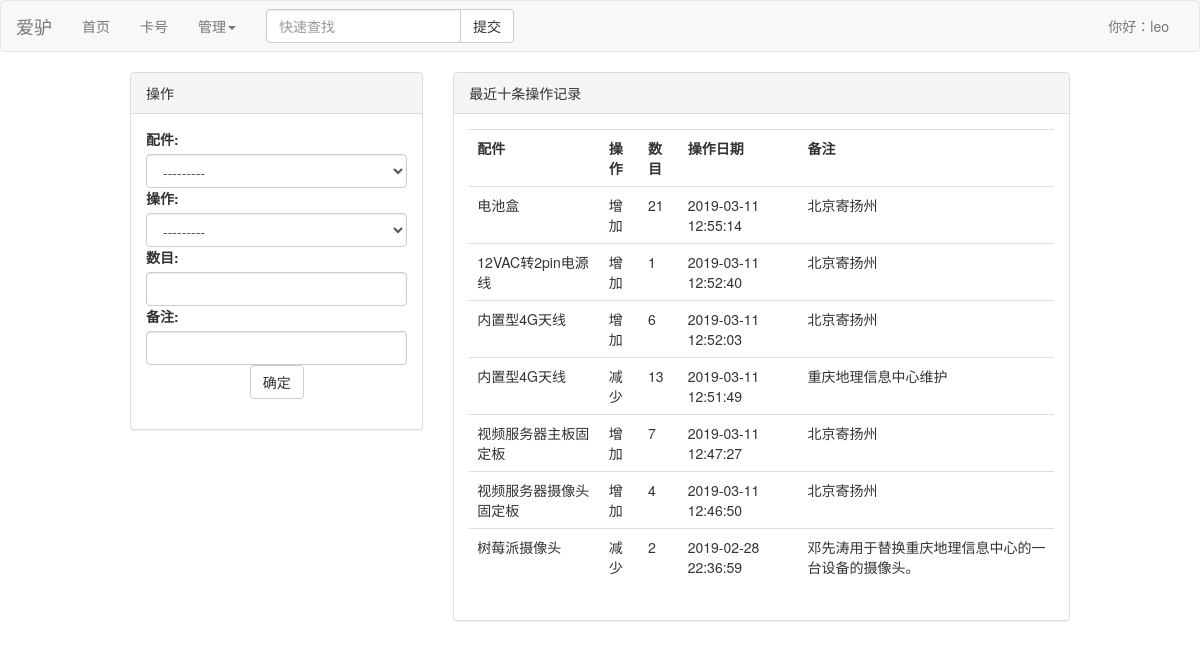
/operate/ (signed in), run on an earlier commit of the app's database.
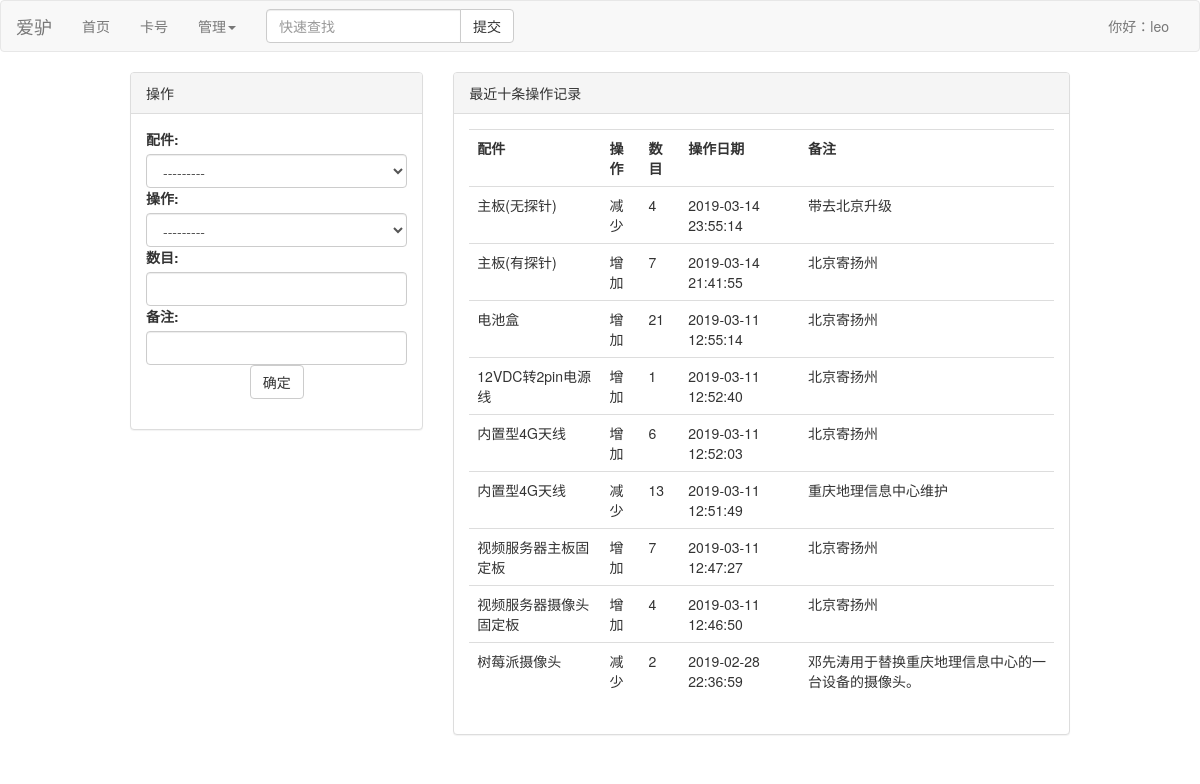
And on a later commit of the database.
### store/models.py (models this page shows, shortened)
class Operation(models.Model):
    OPERATIONS = (('plus', '增加'), ('minus', '减少'))
    item = models.ForeignKey(Item, on_delete=models.DO_NOTHING, verbose_name='配件')
    operate = models.CharField(max_length=8, choices=OPERATIONS, verbose_name='操作')
    num = models.IntegerField(verbose_name='数目')
    operated_time = models.DateTimeField(auto_now_add=True, verbose_name='操作日期')
    note = models.CharField(max_length=128, verbose_name='备注')
    class Meta:
        verbose_name = '操作记录'
        verbose_name_plural = verbose_name
        ordering = ('-operated_time',)

class Item(models.Model):
    CHOICES = (('YZ', '扬州'), ('BJ', '北京'), ('CQ', '重庆'))
    name = models.CharField(max_length=30, verbose_name='配件名')
    qty = models.IntegerField(verbose_name='数量')
    city = models.CharField(max_length=8, choices=CHOICES, verbose_name='城市')
    who_does = models.ForeignKey(User, on_delete=models.DO_NOTHING, verbose_name='操作人')
    note = models.CharField(max_length=128, verbose_name='备注')
    modify_date = models.DateTimeField(auto_now=True, verbose_name='修改日期')
    def __str__(self):
        return self.name
    class Meta:
        verbose_name = "配件"
        verbose_name_plural = verbose_name
        ordering=['qty']

### store/views.py (the view)
# urls.py: path('operate/', views.do_operate, name='do_operate'),
@login_required
def do_operate(request):
    operations = Operation.objects.all()[:10]
    if request.method == 'POST':
        operate_form = OperateForm(request.POST)
        if operate_form.is_valid():
            operate_item = operate_form.cleaned_data['item']
            operate = operate_form.cleaned_data['operate']
            num = operate_form.cleaned_data['num']
            note = operate_form.cleaned_data['note']
            item = Item.objects.get(name=operate_item)
            item_qty = item.qty
            if operate == 'plus':
                item.qty += num
                item.save()
                operation = {
                    'item': operate_item,
                    'operate': operate,
                    'num': num,
                    'note': note,
                }
                Operation.objects.create(**operation)
            else:
                if num > item_qty:
                    messages.warning(request, '减少数量不能大于库存')
                else:
                    item.qty -= num
                    item.save()
                    operation = {
                        'item': operate_item,
                        'operate': operate,
                        'num': num,
                        'note': note,
                    }
                    Operation.objects.create(**operation)
    else:
        operate_form = OperateForm()
    context = {
        'operations': operations,
        'operate_form': operate_form,
    }
    return render(request, 'store/operate.html', context)

### store/forms.py
class OperateForm(forms.ModelForm):
    class Meta:
        model = Operation
        fields = ('item', 'operate', 'num', 'note')
        widgets = {
            'item': forms.Select(
                attrs={
                    'class': 'form-control',
                }
            ),
            'operate': forms.Select(
                attrs={
                    'class': 'form-control',
                }
            ),
            'num': forms.NumberInput(
                attrs={
                    'class': 'form-control',
                    'autocomplete': 'off',
                }
            ),
            'note': forms.TextInput(
                attrs={
                    'class': 'form-control',
                }
            )
        }

### store/templates/store/operate.html (shortened to what this page needs)
{%  extends 'base.html' %}
{% block content %}
<div class="container-fluid">
    <div class="row">
        <div class="col-sm-4 col-xs-12">
            <div class="panel panel-default">
                <div class="panel-heading">操作</div>
                <div class="panel-body">
                    <form action="{% url 'do_operate' %}" method="post">
                        <div class="form-group">
                            {{ operate_form }}
                            <button type="submit" class="btn btn-default center-block">确定</button>
                        </div>
                    </form>
                </div>
            </div>
        </div>
        <div class="col-md-8 col-xs-12">
            <div class="panel panel-default">
                <div class="panel-heading">最近十条操作记录</div>
                <div class="panel-body">
                    <table class="table">
                        <tr>
                            <th>配件</th>
                            <th>操作</th>
                            <th>数目</th>
                            <th>操作日期</th>
                            <th>备注</th>
                        </tr>
                        {% for operation in operations %}
                        <tr>
                            <td>{{ operation.item }}</td>
                            <td>{{ operation.get_operate_display }}</td>
                            <td>{{ operation.num }}</td>
                            <td>{{ operation.operated_time|date:"Y-m-d H:i:s" }}</td>
                            <td>{{ operation.note }}</td>
                        </tr>
                        {% empty %}
                        <tr>暂无记录</tr>
                        {% endfor %}
                    </table>
                </div>
            </div>
        </div>
    </div>
</div>
{% endblock %}

What changed in the data, as far as the page shows it:
added Operation: item "主板(无探针)", operate "减少", num "4", operated_time "2019-03-14 23:55:14", note "带去北京升级"
added Operation: item "主板(有探针)", operate "增加", num "7", operated_time "2019-03-14 21:41:55", note "北京寄扬州"
changed through a linked row, Operation: item "12VAC转2pin电源线" → "12VDC转2pin电源线"
